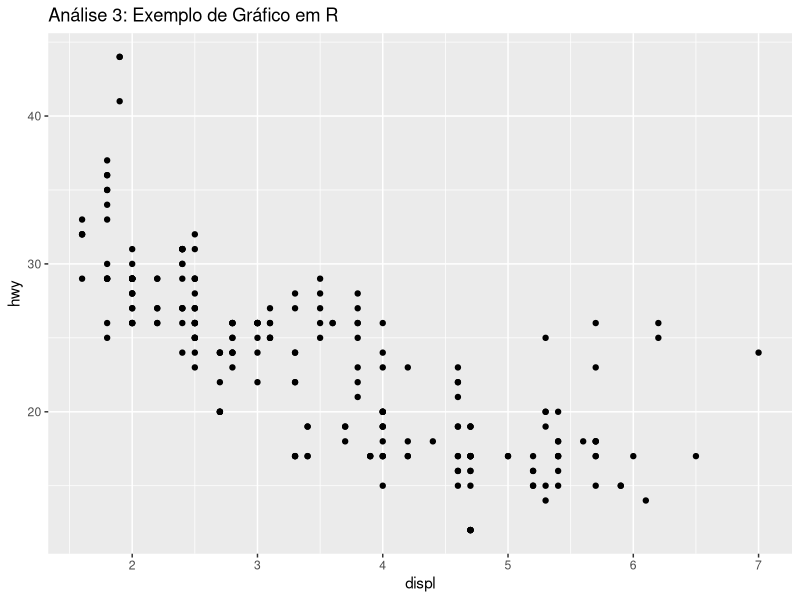

Reproduce this figure in R.
# script3.R

# Exemplo simples de análise em R
cat("Executando Análise 3 em R...\n")

# Criar pasta de saída se não existir
output_dir <- file.path("outputs", "WORK3")
if (!dir.exists(output_dir)) {
  dir.create(output_dir, recursive = TRUE)
  cat("Pasta de saída criada em:", output_dir, "\n")
}

# Carregar pacote necessário
library(ggplot2)

# Criar e salvar um gráfico de exemplo
data(mpg)
p <- ggplot(mpg, aes(x=displ, y=hwy)) +
  geom_point() +
  labs(title="Análise 3: Exemplo de Gráfico em R")

# Caminho completo do arquivo
output_file <- file.path(output_dir, "grafico_analise3.png")
ggsave(output_file, plot = p)

cat("Gráfico salvo em:", output_file, "\n")
cat("Análise 3 concluída.\n")
